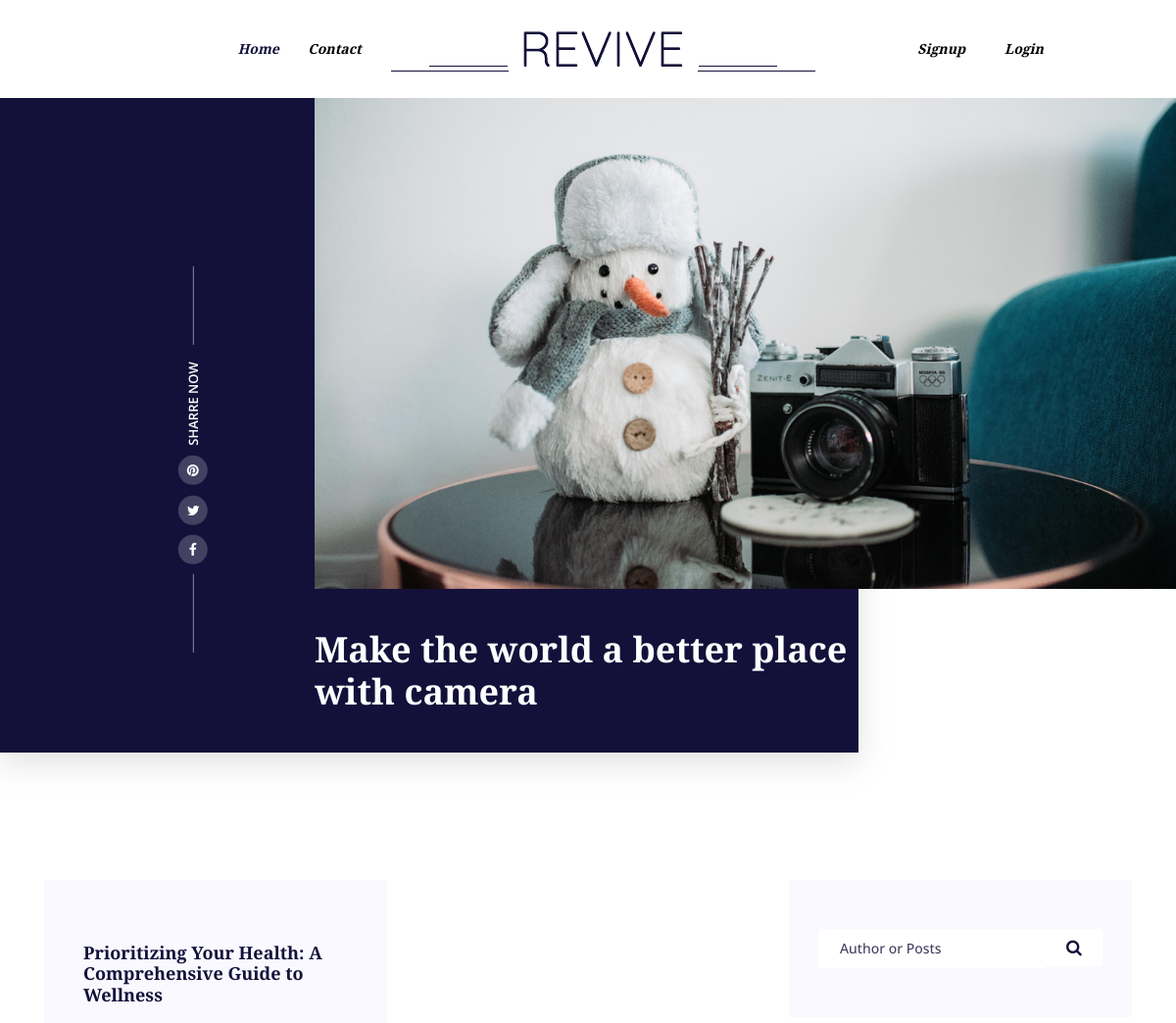
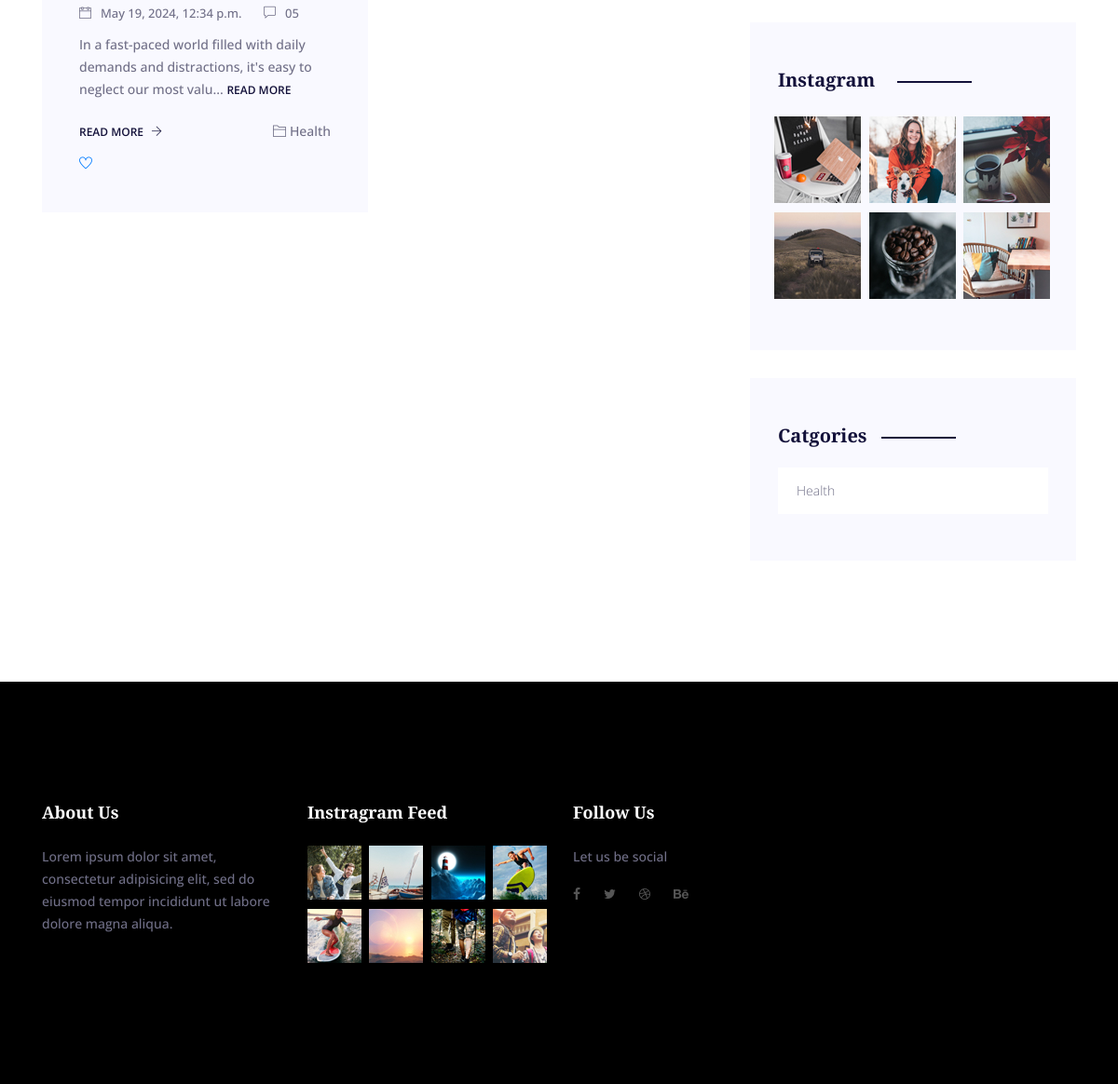
The page / on the database its author committed (2 pictures, top to bottom).
### User/models.py (models this page shows, shortened)
class Blog(BaseModel):
    user= models.ForeignKey('user', related_name='user', on_delete=models.CASCADE)
    author_name=models.CharField(max_length=50,null=True,blank=True)
    title=models.CharField(max_length=100,null=True,blank=True)
    category=models.CharField(max_length=50,null=True,blank=True)
    content=models.TextField(blank=True,null=True)
    image = models.ImageField(upload_to="image")
    comment=models.IntegerField(null=True,default=0)

### home/views.py (the view)
# urls.py: path('', views.index,name='index'),
def index(request):
    if 'uid' in request.COOKIES and 'email' in request.COOKIES:
        email=request.COOKIES['email']
        uid=request.COOKIES['uid']
        name=request.COOKIES['name']
        user=User.objects.get(uid=uid)
        blog_post=Blog.objects.filter(user=user).count
        blogs=Blog.objects.all()
        popular_posts = Blog.objects.annotate(comment_count=models.Count('blog')).filter(comment_count__gte=3)
        context={
                    'email':email,
                    'uid':uid,
                    'name':name,
                    'blog_post':blog_post,
                    'blog':blogs,
                    'popular_posts': popular_posts
                    }
        return render(request,'Blog/index.html',context)
    else:
        blog=Blog.objects.all()
        popular_posts = Blog.objects.annotate(comment_count=models.Count('blog')).filter(comment_count__gte=3)
        context={'blog':blog,'popular_posts':popular_posts}
        return render(request,'Blog/index.html',context)

### templates/Blog/index.html (shortened to what this page needs)
{%extends 'Blog/base.html'%}
{%load static%}
{%block body%}
  <body>
    <section class="home-banner-area relative">
      <div class="container-fluid">
        <div class="row">
          <div class="owl-carousel home-banner-owl">
            <div class="banner-img">
              <img class="img-fluid" src="{% static 'img/banner/b1.jpg'%}" alt="" />
              <div class="text-wrapper">
                <a href="#" class="d-flex">
                  <h1>
                    Make the world a better place <br />
                    with camera
                  </h1>
                </a>
              </div>
            </div>
          </div>
        </div>
      </div>
      <div class="social-icons">
        <ul>
          <li>
            <a href="index.html"><i class="fa fa-facebook"></i></a>
          </li>
          <li>
            <a href="index.html"><i class="fa fa-twitter"></i></a>
          </li>
          <li>
            <a href="index.html"><i class="fa fa-pinterest"></i></a>
          </li>
          <li class="diffrent">sharre now</li>
        </ul>
      </div>
    </section>
    <section class="blog-post-area section-gap relative">
      <div class="container">
        <div class="row">
          <div class="col-lg-8">
            <div class="row">
              {% for i in blog %}
                <div class="col-lg-6 col-md-4">
                  <div class="single-amenities">
                    <div class="amenities-thumb">
                    </div>
                    <div class="amenities-details">
                      <h5>{{ i.title }}</h5>
                      <div class="amenities-meta mb-10">
                        <a href="#"><span class="ti-calendar"></span>{{ i.created_at }}</a>
                        <a href="#" class="ml-20"><span class="ti-comment"></span>05</a>
                      </div>
                      <p>
                        {{ i.content|slice:'100' }}... <a href="{% url 'single_blog' i.uid %}" class="blog-post-btn">Read More</a>
                      </p>
                      <div class="d-flex justify-content-between mt-20">
                        <div>
                          <a href="{% url 'single_blog' i.uid %}" class="blog-post-btn">
                            Read More <span class="ti-arrow-right"></span>
                          </a>
                        </div>
                        <div class="category">
                          <a href="#"><span class="ti-folder mr-1"></span>{{ i.category }}</a>
                        </div>
                      </div>
                      <div class="like-section mt-10">
                        <a href="#" class="like-btn">
                            <span class="ti-heart"></span>
                            </a>
                                </div>
                    </div>
                  </div>
                </div>
              {% endfor %}
            </div>
            <div class="row">
              <div class="col-lg-12">
              </div>
            </div>
          </div>
          <div class="col-lg-4 sidebar-widgets">
              <div class="widget-wrap">
                <div class="single-sidebar-widget search-widget">
                  <form class="search-form" method="post" action="{% url 'search_posts' %}">
                    <input placeholder="Author or Posts" name="search" type="text" onfocus="this.placeholder = ''" onblur="this.placeholder = 'Search Posts'" required>
                    <button type="submit"><i class="fa fa-search"></i></button>
                  </form>
                </div>
                <div class="single-sidebar-widget instafeed-widget">
                  <h4 class="instafeed-title">Instagram</h4>
                  <ul class="instafeed d-flex flex-wrap">
                    <li><img src="{% static 'img/blog/instagram/i1.jpg'%}" alt=""></li>
                    <li><img src="{% static 'img/blog/instagram/i2.jpg'%}" alt=""></li>
                    <li><img src="{% static 'img/blog/instagram/i3.jpg'%}" alt=""></li>
                    <li><img src="{% static 'img/blog/instagram/i4.jpg'%}" alt=""></li>
                    <li><img src="{% static 'img/blog/instagram/i5.jpg'%}" alt=""></li>
                    <li><img src="{% static 'img/blog/instagram/i6.jpg'%}" alt=""></li>
                  </ul>
                </div>
                <div class="single-sidebar-widget post-category-widget">
                  <h4 class="category-title">Catgories</h4>
                  <ul class="cat-list mt-20">
                    {% if blog%}
                    {% for i in blog%}
                    <li>
                      <a href="{% url 'categories' i.uid %}" class="d-flex justify-content-between">
                        <p>{{i.category}}</p>
                      </a>
                    </li>
                    {%endfor%}
                    {%endif%}
                  </ul>
                </div>
                </div>
              </div>
            </div>
        </div>
    </section>
{%endblock body%}

### rows shown on the page
Blog: title "Prioritizing Your Health: A Comprehensive Guide to Wellness", created_at "May 19, 2024, 12:34 p.m.", content "In a fast-paced world filled with daily demands and distractions, it's easy to neglect our most valu", category "Health"
